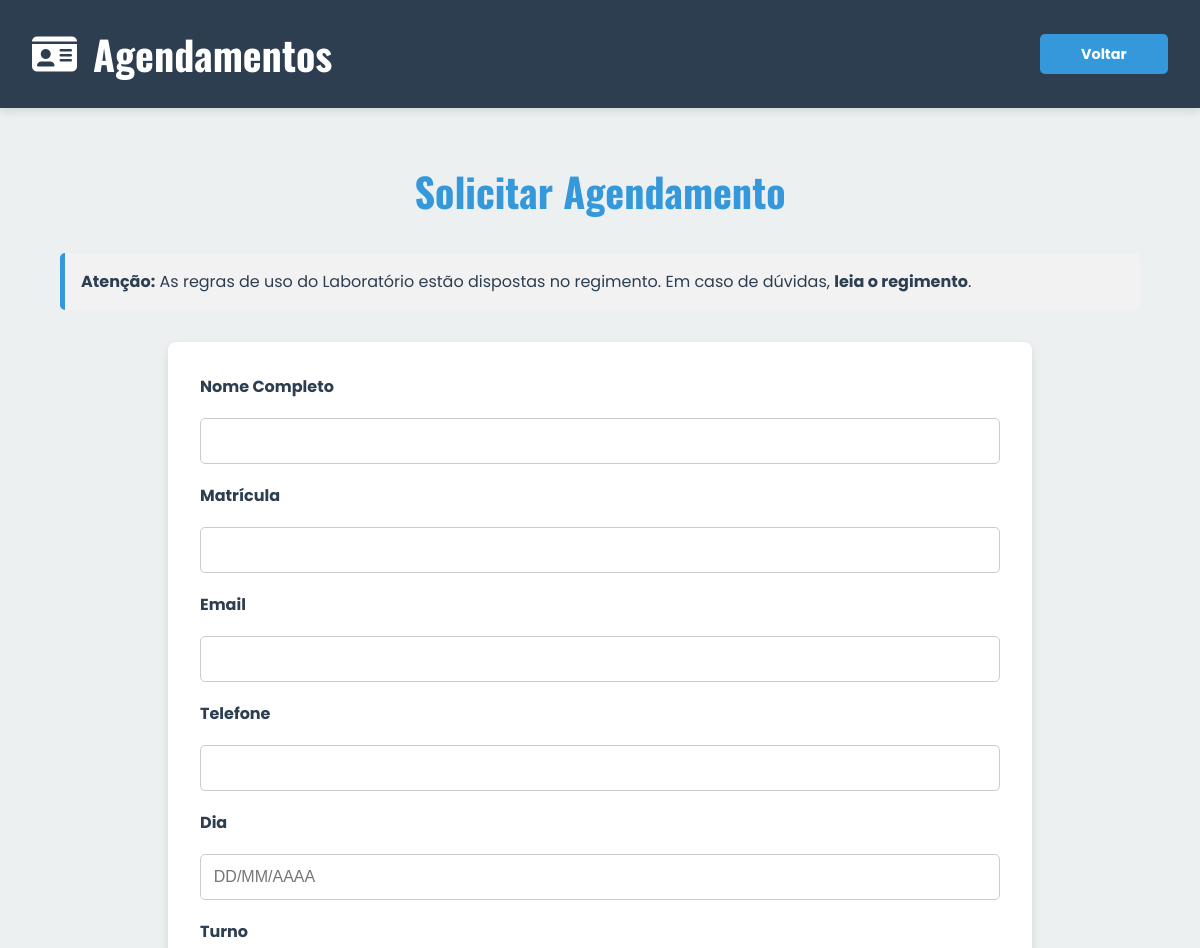
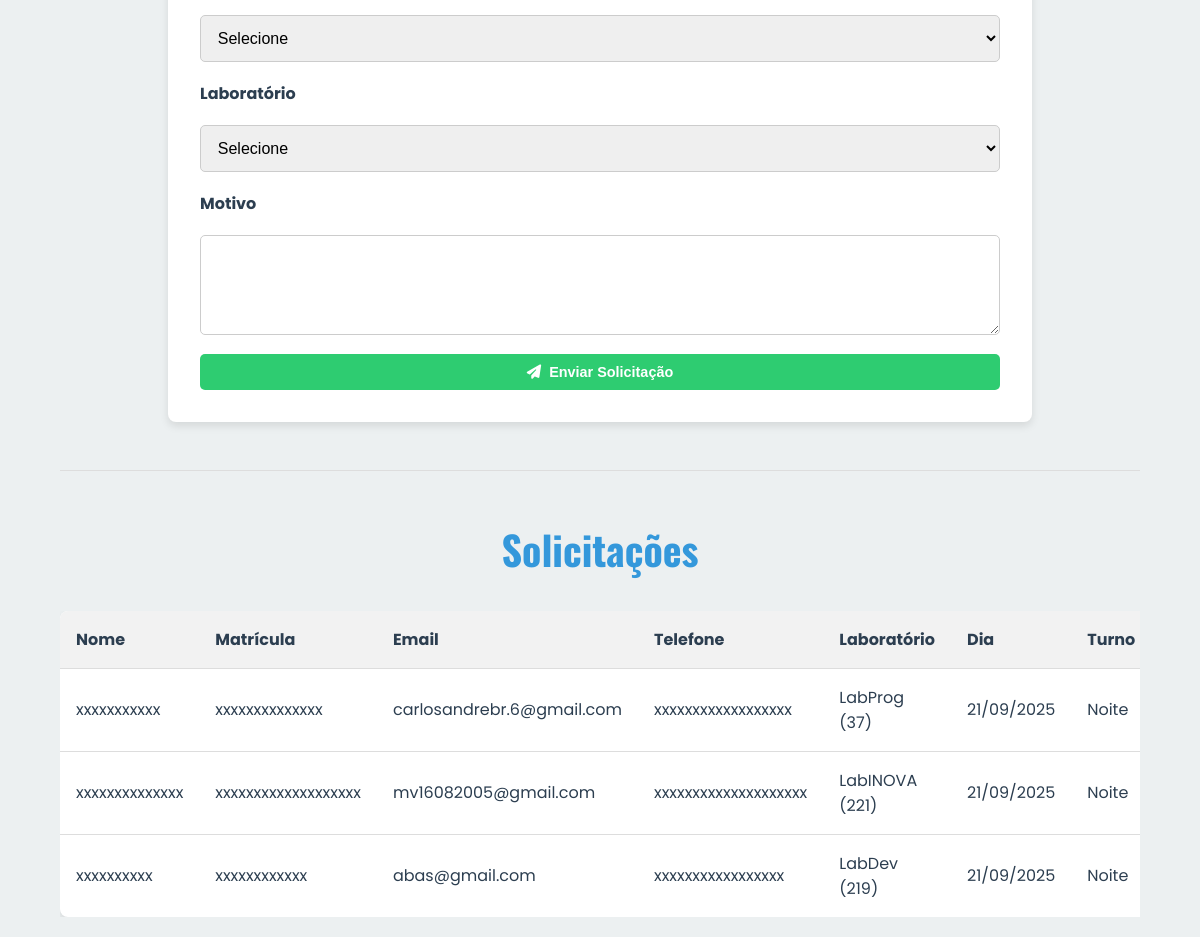
The page /agendamentos.php on the database its author committed (2 pictures, top to bottom).
### tables this page shows
CREATE TABLE `agendamentos` (
  `id` int(11) NOT NULL,
  `nome` varchar(100) NOT NULL,
  `matricula` varchar(50) NOT NULL,
  `email` varchar(100) NOT NULL,
  `telefone` varchar(20) DEFAULT NULL,
  `laboratorio_id` int(11) NOT NULL,
  `dia` date NOT NULL,
  `turno` enum('manhã','tarde','noite') NOT NULL,
  `motivo` text DEFAULT NULL,
  `status` enum('pendente','aprovado','rejeitado') DEFAULT 'pendente',
  `criado_em` timestamp NOT NULL DEFAULT current_timestamp()
);

CREATE TABLE `laboratorios` (
  `id` int(11) NOT NULL,
  `nome` varchar(100) NOT NULL,
  `capacidade` int(11) DEFAULT NULL,
  `numero` varchar(255) NOT NULL,
  `projetor` tinyint(1) NOT NULL DEFAULT 0,
  `localizacao` varchar(255) DEFAULT NULL,
  `foto_url` varchar(255) DEFAULT NULL
);

### agendamentos.php (the view, shortened to what this page needs)
<?php
require_once "db.php";
$is_logged_in = isset($_SESSION['user_id']);
$user_role = $is_logged_in ? $_SESSION['user_role'] : null;
$sql_list = "SELECT a.*, l.nome AS lab_nome, l.numero
             FROM agendamentos a
             JOIN laboratorios l ON a.laboratorio_id = l.id
             ORDER BY a.dia, a.turno";
$stmt = $conexao->prepare($sql_list);
$stmt->execute();
$agendamentos = $stmt->fetchAll(PDO::FETCH_ASSOC);
?>
<!DOCTYPE html>
<html lang="pt-br">
<head>
  <link rel="stylesheet" href="css/style.css">
  <link rel="stylesheet" href="https://cdnjs.cloudflare.com/ajax/libs/font-awesome/6.4.0/css/all.min.css">
</head>
<body>
  <div class="header">
    <h1><i class="fas fa-id-card"></i> Agendamentos</h1>
    <a href="index.php" class="btn">Voltar</a>
  </div>
  <div class="container">
    <?php if ($user_role !== 'admin'): ?>
      <h2>Solicitar Agendamento</h2>
      <div class="alert" style="background-color: #f2f2f2; border-left-color: #3498db; color: #2c3e50;">
        <strong>Atenção:</strong> As regras de uso do Laboratório estão dispostas no regimento. Em caso de dúvidas, <a href="regimento.php" target="_blank"><strong>leia o regimento</strong></a>.
      </div>
<form method="POST" class="card">
  <label for="nome">Nome Completo</label>
  <input type="text" id="nome" name="nome" required>
  <label for="matricula">Matrícula</label>
  <input type="text" id="matricula" name="matricula" required>
  <label for="email">Email</label>
  <input type="email" id="email" name="email" required>
  <label for="telefone">Telefone</label>
  <input type="text" id="telefone" name="telefone">
  <label for="dia">Dia</label>
  <input type="text" id="dia" name="dia" required placeholder="DD/MM/AAAA">
  <label for="turno">Turno</label>
  <select id="turno" name="turno" required>
    <option value="">Selecione</option>
  </select>
  <label for="laboratorio_id">Laboratório</label>
  <select id="laboratorio_id" name="laboratorio_id" required>
    <option value="">Selecione</option>
  </select>
  <label for="motivo">Motivo</label>
  <textarea id="motivo" name="motivo" required></textarea>
  <button type="submit" name="agendar"><i class="fas fa-paper-plane"></i> Enviar Solicitação</button>
</form>
    <?php endif; ?>
    <hr>
    <h2>Solicitações</h2>
    <div class="table-container">
    <table>
      <tr>
        <th>Nome</th>
        <th>Matrícula</th>
        <th>Email</th>
        <th>Telefone</th>
        <th>Laboratório</th>
        <th>Dia</th>
        <th>Turno</th>
      </tr>
      <?php foreach ($agendamentos as $ag): ?>
        <tr>
          <td><?= htmlspecialchars($ag['nome']) ?></td>
          <td><?= htmlspecialchars($ag['matricula']) ?></td>
          <td><?= htmlspecialchars($ag['email']) ?></td>
          <td><?= htmlspecialchars($ag['telefone']) ?></td>
          <td><?= htmlspecialchars($ag['lab_nome']) ?> (<?= $ag['numero'] ?>)</td>
          <td><?= date("d/m/Y", strtotime($ag['dia'])) ?></td>
          <td><?= ucfirst($ag['turno']) ?></td>
        </tr>
      <?php endforeach; ?>
    </table>
    </div>
  </div>
</body>
</html>

### css/style.css (style rules this page uses)
:root { --primary: #3498db; --secondary: #2ecc71; --danger: #e74c3c; --light: #ecf0f1; --dark: #2c3e50; --white: #ffffff; --shadow: 0 4px 8px rgba(0, 0, 0, 0.1); }
body { font-family: 'Poppins', sans-serif; margin: 0; background-color: var(--light); color: var(--dark); }
.container { width: 90%; max-width: 1200px; margin: 0 auto; padding: 20px 0; }
h2 { text-align: center; margin-bottom: 2rem; font-size: 2.5rem; color: var(--primary); font-family: 'Oswald', sans-serif; }
a { text-decoration: none; color: inherit; }
.card { background-color: var(--white); border-radius: 8px; padding: 1.5rem; box-shadow: var(--shadow); border-left: 5px solid; transition: transform 0.3s ease, box-shadow 0.3s ease; }
.header { display: flex; justify-content: space-between; align-items: center; padding: 1.5rem 2rem; background-color: var(--dark); color: var(--white); box-shadow: var(--shadow); }
.header h1 { font-size: 2.5rem; margin: 0; display: flex; align-items: center; gap: 1rem; font-family: 'Oswald', sans-serif; }
form.card { padding: 2rem; background: var(--white); border-radius: 8px; box-shadow: var(--shadow); display: grid; grid-template-columns: 1fr; gap: 1rem; border-left: none; max-width: 800px; margin: 2rem auto; }
@media (min-width: 768px) { form.card { gap: 1.2rem; } }
@media (min-width: 768px) { form.card button { grid-column: 1 / -1; } }
form label { font-weight: bold; color: var(--dark); }
form input, form select, form textarea { width: 100%; padding: 0.8rem; border: 1px solid #ccc; border-radius: 5px; font-size: 1rem; box-sizing: border-box; transition: border-color 0.3s, box-shadow 0.3s; }
form textarea { resize: vertical; min-height: 100px; }
hr { border: none; border-top: 1px solid #ddd; margin: 3rem 0; }
.table-container { overflow-x: auto; }
table { width: 100%; border-collapse: collapse; background-color: var(--white); box-shadow: var(--shadow); border-radius: 8px; overflow: hidden; min-width: 800px; }
th, td { padding: 1rem; text-align: left; border-bottom: 1px solid #ddd; }
th { background-color: #f2f2f2; font-weight: bold; color: var(--dark); }
tr:last-child td { border-bottom: none; }
.btn, button[type="submit"] { cursor: pointer; padding: 0.6rem 1.2rem; border: none; border-radius: 5px; font-size: 0.9rem; font-weight: bold; text-align: center; transition: background-color 0.3s, transform 0.2s, box-shadow 0.3s; display: inline-flex; align-items: center; justify-content: center; gap: 0.5rem; min-width: 90px; }
.btn { background-color: var(--primary); color: var(--white); }
button[type="submit"] { background-color: var(--secondary); color: var(--white); }
.alert { padding: 1rem; margin-bottom: 1.5rem; border-radius: 5px; border-left: 5px solid; }

### rows shown on the page
agendamentos: nome "xxxxxxxxxxx", matricula "xxxxxxxxxxxxxx", email "carlosandrebr.6@gmail.com", telefone "xxxxxxxxxxxxxxxxxx", laboratorio.nome "LabProg", laboratorio.numero "37", dia "21/09/2025", turno "Noite"
agendamentos: nome "xxxxxxxxxxxxxx", matricula "xxxxxxxxxxxxxxxxxxx", email "mv16082005@gmail.com", telefone "xxxxxxxxxxxxxxxxxxxx", laboratorio.nome "LabINOVA", laboratorio.numero "221", dia "21/09/2025", turno "Noite"
agendamentos: nome "xxxxxxxxxx", matricula "xxxxxxxxxxxx", email "abas@gmail.com", telefone "xxxxxxxxxxxxxxxxx", laboratorio.nome "LabDev", laboratorio.numero "219", dia "21/09/2025", turno "Noite"
